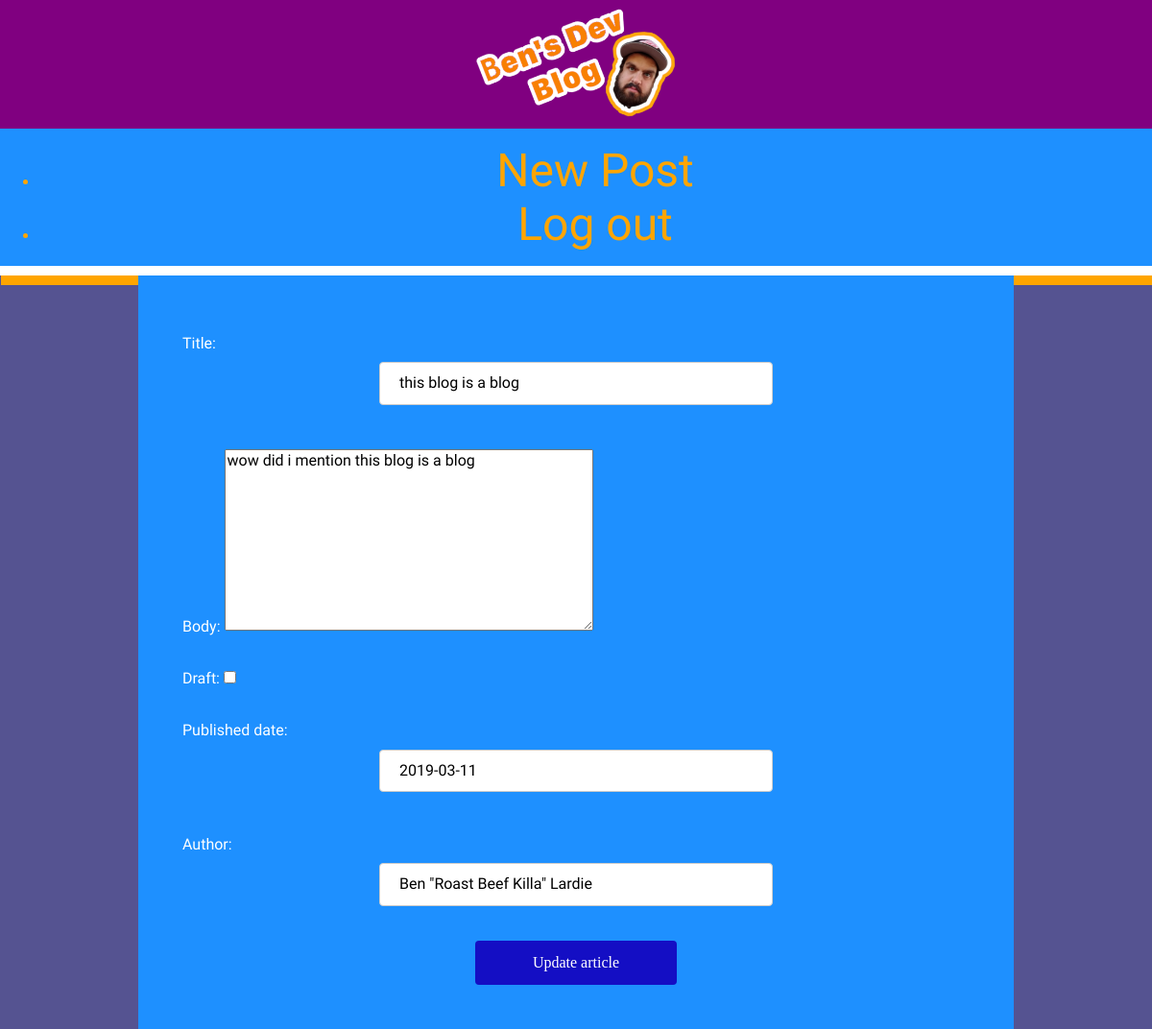
The page /articles/5/edit (signed in) on the database its author committed.
### blog/models.py (models this page shows, shortened)
class Article(models.Model):
    title = models.CharField(max_length=255)
    body = models.TextField()
    draft = models.BooleanField()
    published_date = models.DateField()
    author = models.CharField(max_length=255)
    user = models.ForeignKey(User, on_delete=models.CASCADE, related_name='articles', default=1)

### blog/views.py (the view, shortened to what this page needs)
# urls.py: path('articles/<int:id>/edit', edit_article, name='edit_article'),
@login_required
def edit_article(request, id):
    article = get_object_or_404(Article, id=id)
    if request.method == 'GET':
        form = ArticleForm(instance=article)
        context = {'form': form, 'article': article}
        return render(request, 'edit.html', context)

### blog/forms.py (shortened to what this page needs)
class ArticleForm(forms.ModelForm):
    class Meta:
        model = Article
        fields = ['title', 'body', 'draft', 'published_date', 'author']

### blog/templates/edit.html (shortened to what this page needs)
{% extends 'base.html' %}
{% block content %}
<form action="{% url 'edit_article' article.id %}" method="POST">
  {{ form.as_p }}
  <input type="submit" name="" value="Update article">
</form>
{% endblock %}

### blog/static/css/main.css (style rules this page uses)
body { background-color: #555391; }
form { background-color: dodgerblue; width: 70%; margin: 0 auto; padding: 36px; }
input[type=text], select { width: 50%; padding: 12px 20px; margin: 10px auto; display: block; border: 1px solid #ccc; border-radius: 4px; box-sizing: border-box; }
input[type=submit] { width: 25%; background-color: #140EC4; color: white; padding: 14px 20px; margin: 10px auto; border: none; border-radius: 4px; cursor: pointer; display: block; font-family: Verdana; }
p { font-family: 'Asap', sans-serif; color: white; padding: 10px; }

### rows shown on the page
Article: title "this blog is a blog", body "wow did i mention this blog is a blog", published_date "2019-03-11", author "Ben \"Roast Beef Killa\" Lardie"
